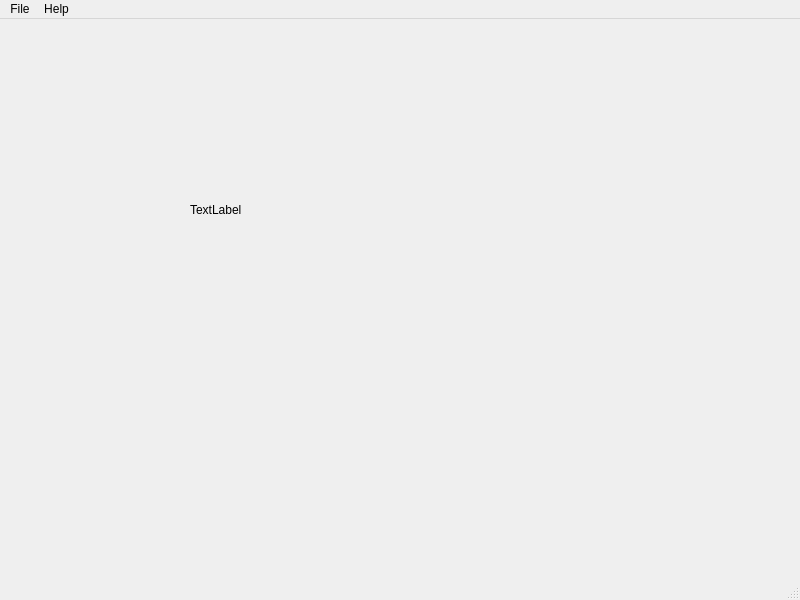
<?xml version="1.0" encoding="UTF-8"?>
<ui version="4.0">
 <class>MainWindow</class>
 <widget class="QMainWindow" name="MainWindow">
  <property name="geometry">
   <rect>
    <x>0</x>
    <y>0</y>
    <width>800</width>
    <height>600</height>
   </rect>
  </property>
  <property name="windowTitle">
   <string>MainWindow</string>
  </property>
  <widget class="QWidget" name="centralwidget">
   <widget class="QWidget" name="horizontalLayoutWidget">
    <property name="geometry">
     <rect>
      <x>190</x>
      <y>120</y>
      <width>301</width>
      <height>141</height>
     </rect>
    </property>
    <layout class="QHBoxLayout" name="horizontalLayout">
     <item>
      <layout class="QVBoxLayout" name="verticalLayout">
       <item>
        <widget class="QLabel" name="label">
         <property name="text">
          <string>TextLabel</string>
         </property>
        </widget>
       </item>
      </layout>
     </item>
    </layout>
   </widget>
  </widget>
  <widget class="QMenuBar" name="menubar">
   <property name="geometry">
    <rect>
     <x>0</x>
     <y>0</y>
     <width>800</width>
     <height>24</height>
    </rect>
   </property>
   <widget class="QMenu" name="menuFile">
    <property name="title">
     <string>File</string>
    </property>
    <addaction name="actionClose"/>
   </widget>
   <widget class="QMenu" name="menuAbout">
    <property name="title">
     <string>Help</string>
    </property>
    <addaction name="actionAbout_Us"/>
   </widget>
   <addaction name="menuFile"/>
   <addaction name="menuAbout"/>
  </widget>
  <widget class="QStatusBar" name="statusbar"/>
  <action name="actionClose">
   <property name="text">
    <string>Close</string>
   </property>
  </action>
  <action name="actionAbout_Us">
   <property name="text">
    <string>About Us</string>
   </property>
  </action>
 </widget>
 <resources/>
 <connections/>
</ui>
